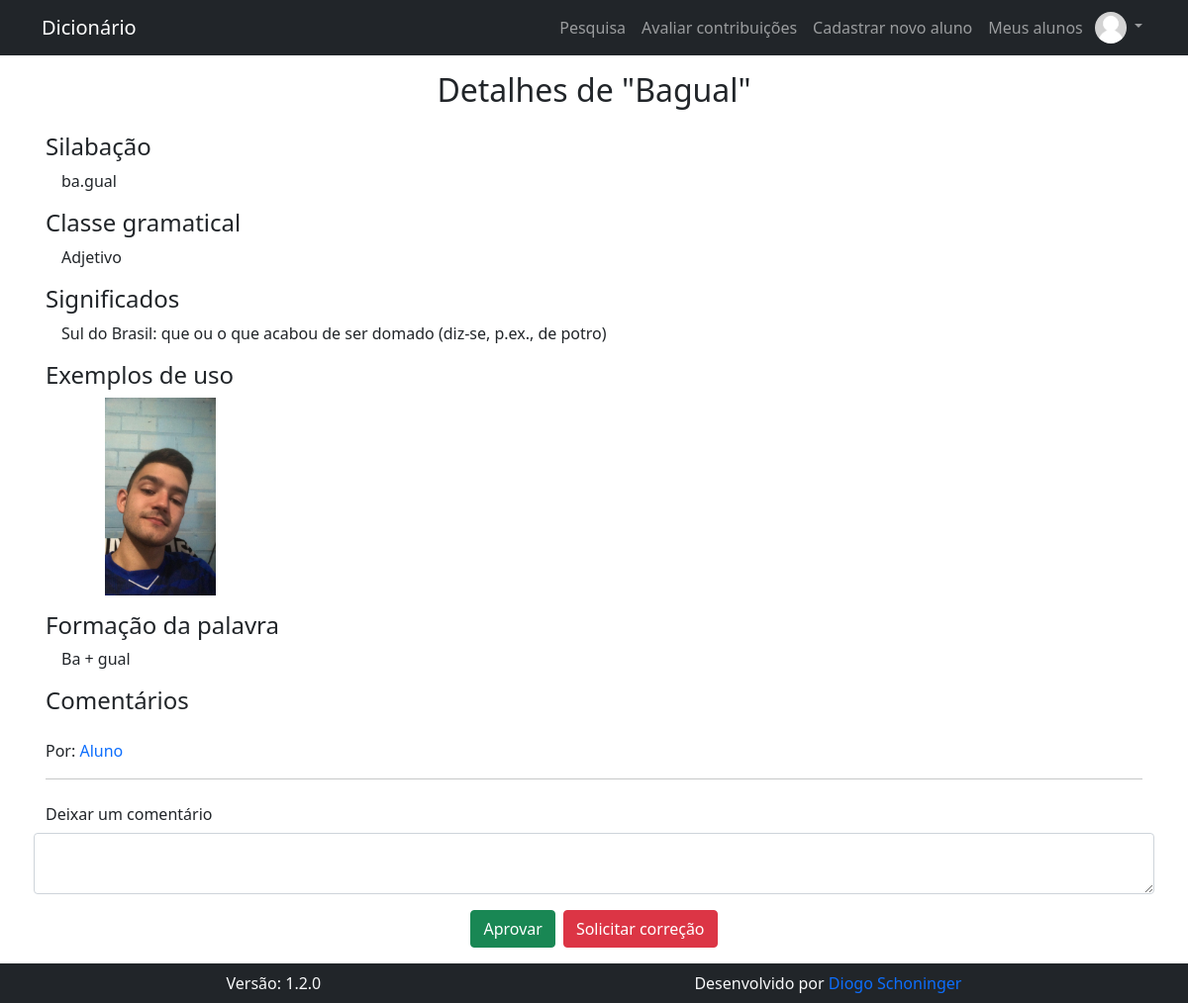
The page /pages/contribuicoes/avaliar_contribuicao.php?id_contribuicao=1 (signed in) on the database as committed earlier.
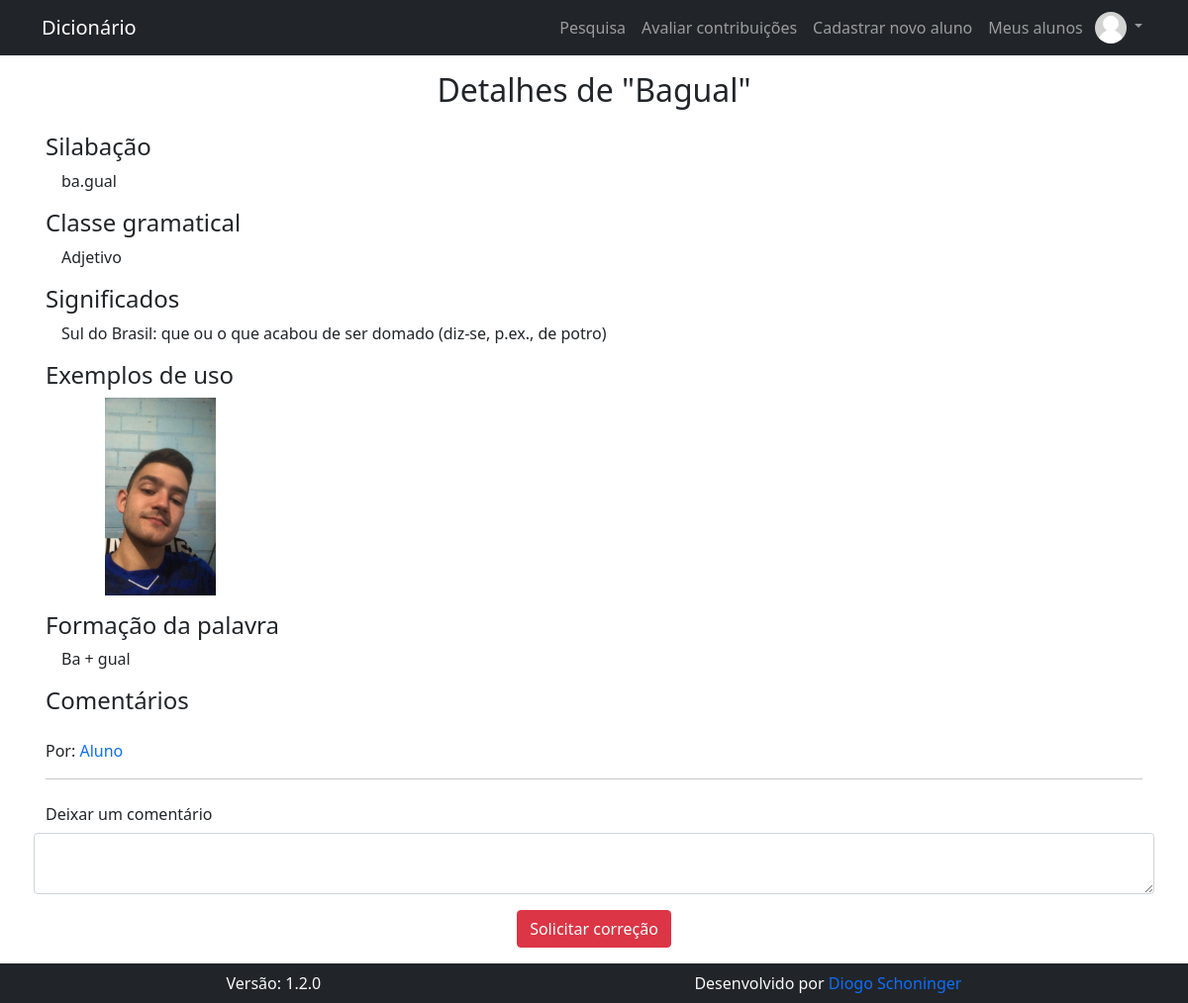
The same page on the database as committed later.
### tables this page shows
CREATE TABLE IF NOT EXISTS `contribuicao` (
  `id_contribuicao` int(11) NOT NULL AUTO_INCREMENT,
  `contribuicao` text NOT NULL,
  `silabacao` text NOT NULL,
  `classe_gramatical` text NOT NULL,
  `significados` text NOT NULL,
  `formacao` text NOT NULL,
  `comentarios` text DEFAULT NULL,
  `id_autor` int(11) NOT NULL,
  `exemplos` text NOT NULL,
  `situacao` text NOT NULL,
  `comentarios_avaliador` text NOT NULL,
  PRIMARY KEY (`id_contribuicao`)
);

CREATE TABLE IF NOT EXISTS `usuario` (
  `id_usuario` int(11) NOT NULL AUTO_INCREMENT,
  `nome_usuario` text NOT NULL,
  `data_nasc` date NOT NULL,
  `email` varchar(128) NOT NULL,
  `cpf` varchar(11) NOT NULL,
  `senha` text NOT NULL,
  `nivel` int(1) NOT NULL,
  `primeiro_acesso` int(1) NOT NULL DEFAULT 1,
  `id_responsavel` int(1) NOT NULL,
  `foto` text DEFAULT NULL,
  PRIMARY KEY (`id_usuario`),
  UNIQUE KEY `email` (`email`),
  UNIQUE KEY `cpf` (`cpf`)
);

### config.php (called while the page is built, shortened)
<?php
  $url_atual = $_SERVER["REQUEST_URI"];
?>

### pages/contribuicoes/avaliar_contribuicao.php (the view, shortened to what this page needs)
<?php
  require_once "../../config.php";
  require_once TEMPLATE_HEADER
?>
<?php
  $conn = open_db();
  $id_contribuicao = mysqli_real_escape_string( $conn, $_GET["id_contribuicao"] );
?>
<?php
  $conn = open_db();
  $result = $conn->query("SELECT contribuicao, silabacao, classe_gramatical, significados, exemplos, formacao, comentarios, id_autor, situacao, comentarios_avaliador FROM contribuicao WHERE id_contribuicao = $id_contribuicao");
  if (!$result) {
    echo $conn->errno . "<br>";
    echo $conn->error;
  } else if ($result->num_rows !== 1){
    header("Location: " . BASE_URL);
    exit();
  } else {
    $contribuicao = $result->fetch_object();
  }
?>
<h1 class="fs-2 text-center">Detalhes de "<?php echo $contribuicao->contribuicao ?>"</h1>
<div class="container">
  <div class="row mb-3">
    <h2 class="fs-4 mb-2">Silabação</h2>
    <span class="ms-3"><?php echo $contribuicao->silabacao ?></span>
  </div>
  <div class="row mb-3">
    <h2 class="fs-4 mb-2">Classe gramatical</h2>
    <span class="ms-3"><?php echo $contribuicao->classe_gramatical ?></span>
  </div>
  <div class="row mb-3">
    <h2 class="fs-4 mb-2">Significados</h2>
    <span class="ms-3"><?php echo $contribuicao->significados ?></span>
  </div>
  <div class="row mb-3">
    <h2 class="fs-4 mb-2">Exemplos de uso</h2>
    <div class="ms-3 d-flex">
      <?php
        $exemplos = explode(" ", $contribuicao->exemplos);
        for ($i = 0; $i < count($exemplos); $i++) :
      ?>
        <img src="<?php echo BASE_URL . $exemplos[$i] ?>"  style="width: 200px; height: 200px; object-fit: contain; cursor: pointer" data-bs-toggle="modal" data-bs-target="#exampleModal<?php echo $i ?>">
      <?php endfor ?>
    </div>
  </div>
  <div class="row mb-3">
    <h2 class="fs-4 mb-2">Formação da palavra</h2>
    <span class="ms-3"><?php echo $contribuicao->formacao ?></span>
  </div>
  <div class="row mb-3">
    <h2 class="fs-4 mb-2">Comentários</h2>
  </div>
  <?php
    $conn = open_db();
    $result = $conn->query( "SELECT nome_usuario FROM usuario WHERE id_usuario = $contribuicao->id_autor" );
    $autor = $result->fetch_object();
  ?>
  <div class="row">
    <span>Por: <a href="<?php echo BASE_URL ?>pages/user/perfil.php?id_usuario=<?php echo $contribuicao->id_autor ?>" class="nav-link d-inline px-0"><?php echo $autor->nome_usuario ?></a></span>
  </div>
  <hr>
  <form action="" method="post">
    <div class="row mb-3">
      <label class="col-form-label">Deixar um comentário</label>
      <textarea class="form-control" name="comentarios_avaliador"><?php echo $contribuicao->comentarios_avaliador ?></textarea>
    </div>
    <div class="d-flex justify-content-center">
      <?php if ($contribuicao->situacao !== "Aprovada") : ?>
        <button class="btn btn-success w-auto me-2" type="submit" name="acao" value="aprovar">Aprovar</button>
      <?php endif ?>
      <button class="btn btn-danger w-auto" type="submit" name="acao" value="correcao">Solicitar correção</button>
    </div>
  </form>
</div>
<?php require_once TEMPLATE_FOOTER ?>

### src/templates/header.php (shortened to what this page needs)
<!DOCTYPE html>
<html lang="pt-br" class="h-100">
<head>
  <link href="https://cdn.jsdelivr.net/npm/bootstrap@5.1.3/dist/css/bootstrap.min.css" rel="stylesheet">
</head>
<body class="d-flex flex-column h-100">
  <div class="navbar navbar-expand-lg navbar-dark bg-dark sticky-top">
    <div class="container">
      <a href="<?php echo BASE_URL ?>" class="navbar-brand">Dicionário</a>
      <div class="collapse navbar-collapse" id="navbarSupportedContent">
        <nav class="navbar-nav ms-auto">
          <a href="<?php echo BASE_URL ?>" class="nav-item nav-link <?php if ($url_atual == BASE_URL || $url_atual == (BASE_URL . "index.php")) echo "active" ?>"></i>Pesquisa</a>
          <?php if ( !empty($_SESSION) ) : ?>
            <?php if ( $_SESSION["nivel"] == 1 ) : ?>
              <a href="<?php echo BASE_URL ?>pages/contribuicoes/nova_contribuicao.php" class="nav-item nav-link <?php if ($url_atual == (BASE_URL . "pages/contribuicoes/nova_contribuicao.php")) echo "active" ?>">Nova contribuição</a>
              <a href="<?php echo BASE_URL ?>pages/contribuicoes/minhas_contribuicoes.php" class="nav-item nav-link <?php if ($url_atual == (BASE_URL . "pages/contribuicoes/minhas_contribuicoes.php")) echo "active" ?>">Minhas contribuições</a>
            <?php elseif ( $_SESSION["nivel"] == 2 || $_SESSION["nivel"] == 3 ) : ?>
              <a href="<?php echo BASE_URL ?>pages/contribuicoes/avaliar_contribuicoes.php" class="nav-item nav-link <?php if ($url_atual == (BASE_URL . "pages/contribuicoes/avaliar_contribuicoes.php")) echo "active" ?>">Avaliar contribuições</a>
              <a href="<?php echo BASE_URL ?>pages/cadastro_aluno.php" class="nav-item nav-link <?php if ($url_atual == (BASE_URL . "pages/cadastro_aluno.php")) echo "active" ?>">Cadastrar novo aluno</a>
              <a href="<?php echo BASE_URL ?>pages/meus_alunos.php" class="nav-item nav-link <?php if ($url_atual == (BASE_URL . "pages/meus_alunos.php")) echo "active" ?>">Meus alunos</a>
            <?php endif ?>
          <?php endif ?>
          <?php if ( isset( $_SESSION["id_usuario"] ) ) : ?>
            <div class="nav-item dropdown">
              <a href="<?php echo BASE_URL ?>" class="nav-link dropdown-toggle p-1" id="dropdownUserSidebar" data-bs-toggle="dropdown" aria-expanded="false">
                <img src="<?php if($_SESSION["foto"]) echo BASE_URL . $_SESSION["foto"]; else echo IMG_DEFAULT ?>" style="width: 32px; height: 32px; object-fit: cover" class="rounded-circle">
              </a>
            </div>
          <?php else : ?>
            <a href="<?php echo BASE_URL ?>pages/session/login.php" class="nav-item nav-link <?php if ($url_atual == (BASE_URL . "pages/session/login.php")) echo "active" ?>">Login</a>
          <?php endif ?>
        </nav>
      </div>
    </div>
  </div>
  <div class="container p-3">
    <div class="row g-0 gap-3">

### src/templates/footer.php (shortened to what this page needs)
    </div>
  </div>
  <div class="navbar navbar-dark bg-dark mt-auto">
    <div class="container text-light d-flex justify-content-between gap-1">
      <div class="mx-auto">Versão: <?php echo VERSION ?></div>
      <div class="mx-auto">Desenvolvido por <a href="https://github.com/diogoschoninger" class="nav-link d-inline p-0" target="_blank">Diogo Schoninger</a></div>
    </div>
  </div>
</body>
</html>

Rows that differ between the two databases and show on the page:
changed contribuicao "Bagual": situacao "Pendente" → "Aprovada" (drawn)
Other text that changed with them:
text no longer shown: "Aprovar"
